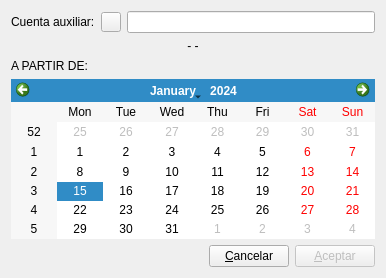
<?xml version="1.0" encoding="UTF-8"?>
<ui version="4.0">
 <class>pidecuentafecha</class>
 <widget class="QDialog" name="pidecuentafecha">
  <property name="geometry">
   <rect>
    <x>0</x>
    <y>0</y>
    <width>386</width>
    <height>278</height>
   </rect>
  </property>
  <property name="sizePolicy">
   <sizepolicy hsizetype="Preferred" vsizetype="MinimumExpanding">
    <horstretch>0</horstretch>
    <verstretch>0</verstretch>
   </sizepolicy>
  </property>
  <property name="windowTitle">
   <string>Cuenta, a partir de ...</string>
  </property>
  <layout class="QVBoxLayout" name="verticalLayout_2">
   <item>
    <layout class="QVBoxLayout" name="verticalLayout">
     <item>
      <layout class="QHBoxLayout">
       <item>
        <widget class="QLabel" name="label">
         <property name="text">
          <string>Cuenta auxiliar:</string>
         </property>
        </widget>
       </item>
       <item>
        <widget class="QPushButton" name="buscapushButton">
         <property name="maximumSize">
          <size>
           <width>20</width>
           <height>20</height>
          </size>
         </property>
         <property name="text">
          <string/>
         </property>
         <property name="icon">
          <iconset resource="keme.qrc">
           <normaloff>:/iconos/graf/viewer.xpm</normaloff>:/iconos/graf/viewer.xpm</iconset>
         </property>
        </widget>
       </item>
       <item>
        <widget class="QLineEdit" name="auxiliarlineEdit"/>
       </item>
      </layout>
     </item>
     <item>
      <widget class="QLabel" name="auxiliarlabel">
       <property name="sizePolicy">
        <sizepolicy hsizetype="Preferred" vsizetype="Minimum">
         <horstretch>0</horstretch>
         <verstretch>0</verstretch>
        </sizepolicy>
       </property>
       <property name="text">
        <string>- -</string>
       </property>
       <property name="alignment">
        <set>Qt::AlignCenter</set>
       </property>
      </widget>
     </item>
    </layout>
   </item>
   <item>
    <widget class="QLabel" name="apartir_label">
     <property name="text">
      <string>A PARTIR DE:</string>
     </property>
    </widget>
   </item>
   <item>
    <widget class="QCalendarWidget" name="desdecalendarWidget">
     <property name="firstDayOfWeek">
      <enum>Qt::Monday</enum>
     </property>
    </widget>
   </item>
   <item>
    <layout class="QHBoxLayout">
     <item>
      <spacer>
       <property name="orientation">
        <enum>Qt::Horizontal</enum>
       </property>
       <property name="sizeHint" stdset="0">
        <size>
         <width>40</width>
         <height>20</height>
        </size>
       </property>
      </spacer>
     </item>
     <item>
      <widget class="QPushButton" name="cancelarpushButton">
       <property name="text">
        <string>&amp;Cancelar</string>
       </property>
      </widget>
     </item>
     <item>
      <widget class="QPushButton" name="aceptarpushButton">
       <property name="enabled">
        <bool>false</bool>
       </property>
       <property name="text">
        <string>&amp;Aceptar</string>
       </property>
       <property name="default">
        <bool>true</bool>
       </property>
      </widget>
     </item>
    </layout>
   </item>
  </layout>
 </widget>
 <tabstops>
  <tabstop>auxiliarlineEdit</tabstop>
  <tabstop>buscapushButton</tabstop>
  <tabstop>desdecalendarWidget</tabstop>
  <tabstop>cancelarpushButton</tabstop>
  <tabstop>aceptarpushButton</tabstop>
 </tabstops>
 <resources>
  <include location="keme.qrc"/>
 </resources>
 <connections>
  <connection>
   <sender>cancelarpushButton</sender>
   <signal>clicked()</signal>
   <receiver>pidecuentafecha</receiver>
   <slot>reject()</slot>
   <hints>
    <hint type="sourcelabel">
     <x>401</x>
     <y>335</y>
    </hint>
    <hint type="destinationlabel">
     <x>343</x>
     <y>273</y>
    </hint>
   </hints>
  </connection>
  <connection>
   <sender>aceptarpushButton</sender>
   <signal>clicked()</signal>
   <receiver>pidecuentafecha</receiver>
   <slot>accept()</slot>
   <hints>
    <hint type="sourcelabel">
     <x>511</x>
     <y>333</y>
    </hint>
    <hint type="destinationlabel">
     <x>524</x>
     <y>294</y>
    </hint>
   </hints>
  </connection>
 </connections>
</ui>
